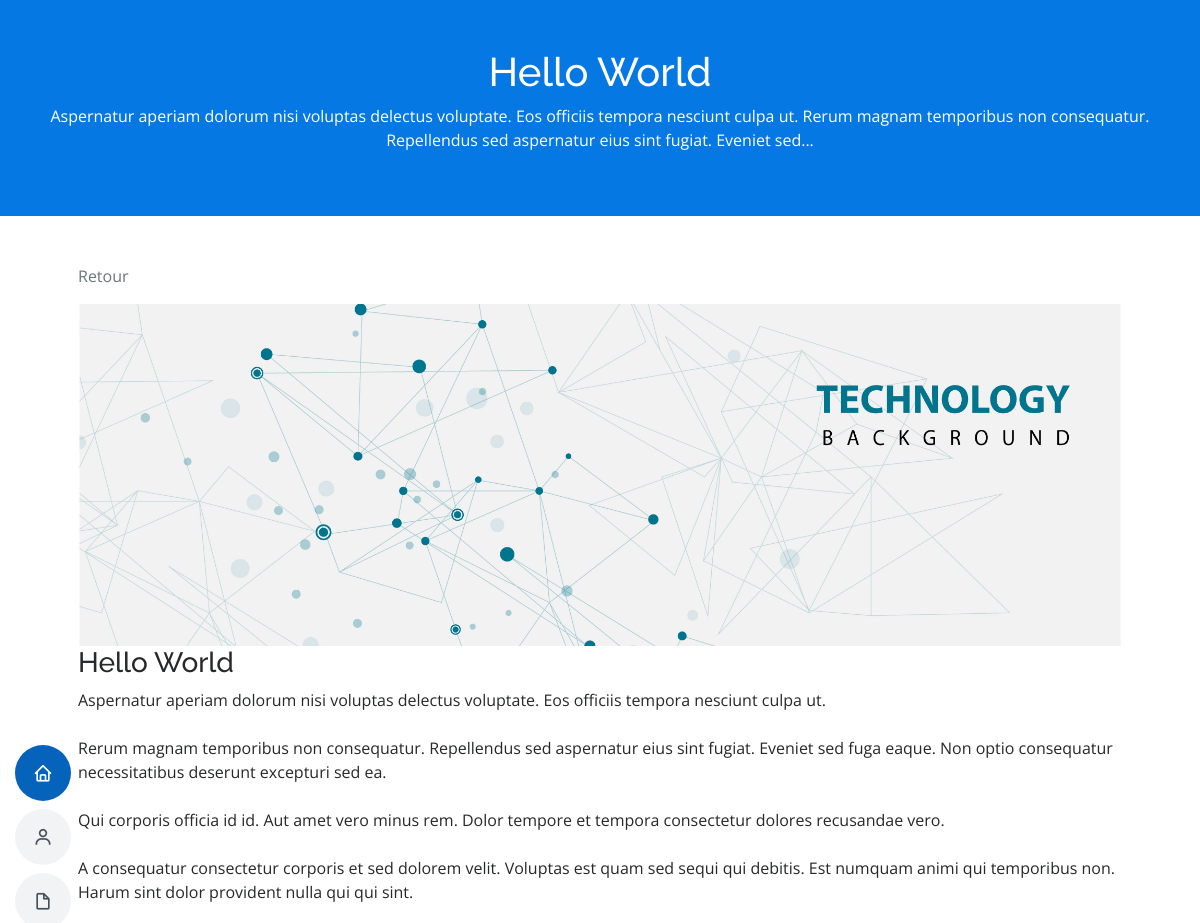
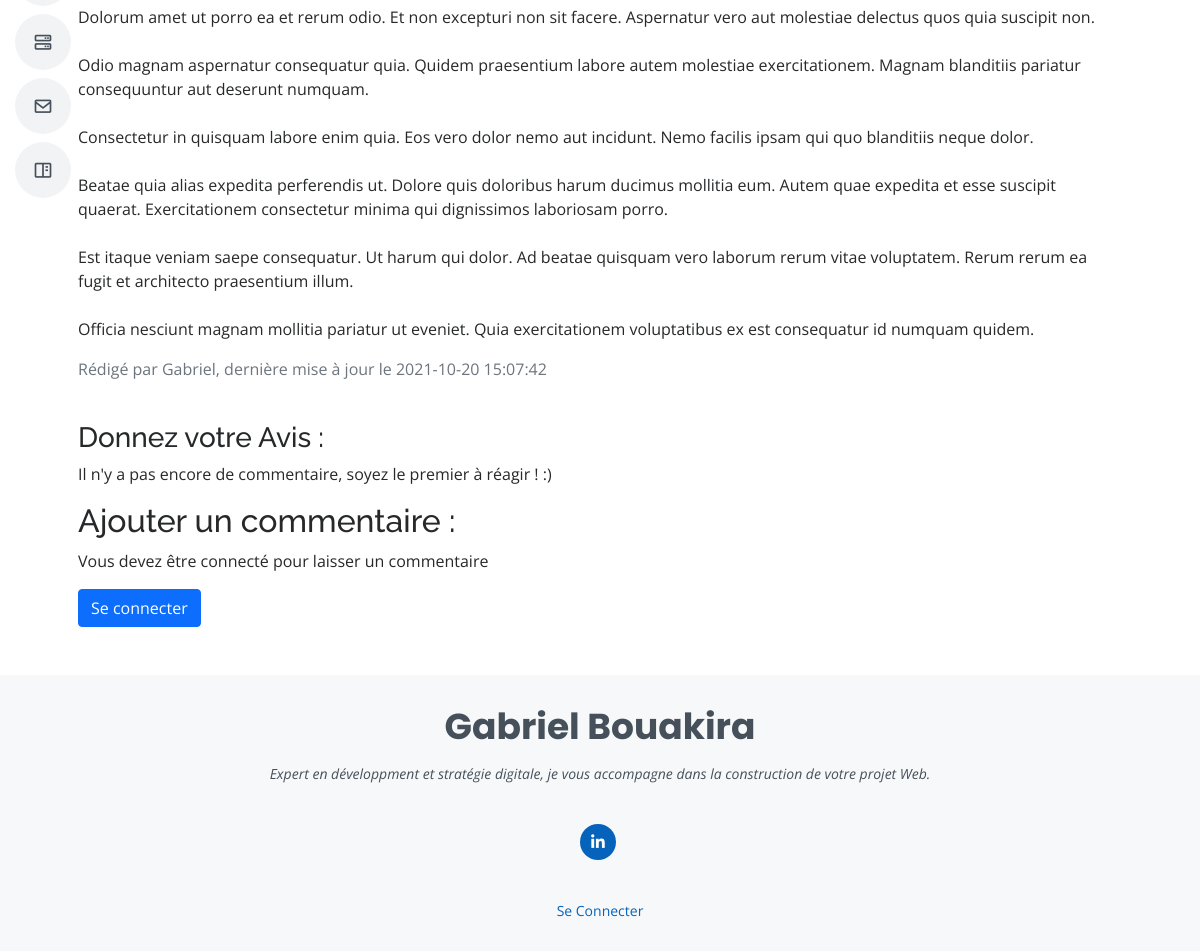
/post/1, run on the app's committed database (2 pictures, top to bottom).
### tables this page shows
CREATE TABLE `posts` (
  `id` int(11) NOT NULL,
  `user_id` int(11) DEFAULT NULL,
  `title` varchar(255) NOT NULL,
  `slug` varchar(255) NOT NULL,
  `content` text NOT NULL,
  `featured_image` varchar(255) NOT NULL,
  `is_valid` tinyint(4) NOT NULL,
  `created_at` timestamp NOT NULL DEFAULT current_timestamp() ON UPDATE current_timestamp(),
  `updated_at` timestamp NOT NULL DEFAULT '0000-00-00 00:00:00'
);

CREATE TABLE `users` (
  `id` int(11) NOT NULL,
  `slug` varchar(255) NOT NULL,
  `username` varchar(255) NOT NULL,
  `email` varchar(255) NOT NULL,
  `password` varchar(255) NOT NULL,
  `role` enum('Admin','Subscriber') DEFAULT 'Subscriber',
  `is_valid` tinyint(4) NOT NULL,
  `created_at` timestamp NOT NULL DEFAULT current_timestamp()
);

### app/controllers/postController.php (called while the page is built, shortened)
<?php
require '../app/views/default.layout.view.php';
?>
        <?php
function blog_single()
{
    require '../app/models/postModel.php';
    require '../app/db/connDb.php';
    $post = get_one_post();
    $comments = get_comments();
    require '../app/views/blog_single.view.php';
}
        ?>

### app/models/postModel.php (called while the page is built, shortened)
<?php
function get_one_post()
{
    require '../app/db/connDb.php';
    $url = str_replace("/Blog_Oc/", "", $_SERVER["REQUEST_URI"]);
    $url = explode('/', $url);
    $req = $pdo->prepare('SELECT * FROM posts WHERE id = ? ');
    $req->execute(array($url[1]));
    return ($post = $req->fetch());
}
function get_comments()
{
    require '../app/db/connDb.php';
    $url = str_replace("/Blog_Oc/", "", $_SERVER["REQUEST_URI"]);
    $url = explode('/', $url);
    $req = $pdo->prepare('SELECT * FROM comments WHERE post_id = ? ');
    $req->execute(array($url[1]));
    return ($comments = $req->fetchAll());
}

### app/views/blog_single.view.php (the view, shortened to what this page needs)
<div class="jumbotron p-5 text-center">
    <h1><?php echo htmlspecialchars($post['title']); ?></h1>
    <p>
        <?php
        $max = 200;
        $texte = $post['content'];
        if (strlen($texte) > $max) {
            $espace = strpos($texte, ' ', $max);
            $chapo = substr($texte, 0, $espace) . '...';
            echo $chapo;
        } else {
            echo $texte;
        }
        ?>
    </p>
</div>
<div class="container p-5">
    <div>
        <a href="/Blog_Oc/blog_all">
            <p class="text-muted"> Retour <p>
        </a>
        <div class="article-box">
            <?php if ($post['featured_image'] == '') {
            ?>
                <img src="/Blog_Oc/public/assets/img/devblog.jpg">
            <?php
            } else {
            ?>
                <img src="/Blog_Oc/public/assets/img/upload/<?php echo $post['featured_image'] ?>" width="1500" height="1368" alt="<?php echo $post['featured_image'] ?>">
            <?php }
            ?>
        </div>
        <h3>
            <?php echo htmlspecialchars($post['title']); ?>
        </h3>
        <p>
            <?php
            echo nl2br(htmlspecialchars($post['content']));
            ?>
        </p>
    </div>
    <?php
    $querry = $pdo->prepare("SELECT * FROM users WHERE id = ? ");
    $querry->execute(array($post['user_id']));
    $user = $querry->fetch();
    ?>
    <p class="text-muted">Rédigé par <?php echo $user['username']; ?>,
        <?php
        if ($post['updated_at'] == null) {
        ?>
            publié le <?php echo $post['created_at'];
                    } else {
                        ?>
            dernière mise à jour le <?php echo $post['updated_at'];
                                }
                                    ?>
    </p>
    <br>
    <h3> Donnez votre Avis : </h3>
    <?php
    if (!$comments) {
    ?><p><?php echo "Il n'y a pas encore de commentaire, soyez le premier à réagir ! :)"; ?></p>
        <?php
        }
                    ?>
                <div>
                    <h2>Ajouter un commentaire :</h2>
                    <?php if (isset($_SESSION['username'])) {
                    ?>
                        <form method="post" action="" accept-charset="utf-8">
                            <textarea class="form-control" type="text" name="content" placeholder="Texte"></textarea><br>
                            <input class="btn btn-primary" type="submit" value="Publier" name="submit" />
                        </form>
                    <?php
                    } else {
                    ?>
                        <p> Vous devez être connecté pour laisser un commentaire </p>
                        <a class="btn btn-primary" href="/Blog_Oc/sign_in"> Se connecter</a>
                    <?php
                    }
                    ?>
                </div>
</div>
<?php include '../app/views/footer.view.php'; ?>
</html>

### public/assets/css/style.css (style rules this page uses)
body { font-family: "Open Sans", sans-serif; color: #272829; }
a { color: #0563bb; text-decoration: none; }
h1, h2, h3, h4, h5, h6 { font-family: "Raleway", sans-serif; }
.jumbotron { background-color: #0678e3; color: white; }
.article, .article-box { display: flex; flex-wrap: wrap; align-items: center; }
.article-box { flex: 3 1 30ch; height: calc(282px + 5vw); overflow: hidden; }
.article-box img { max-width: 100%; min-height: 100%; width: auto; height: auto; object-fit: cover; object-position: 50% 50%; }

### data on the page
posts: title "Hello World", content "Aspernatur aperiam dolorum nisi voluptas delectus voluptate. Eos officiis tempora nesciunt culpa ut. Rerum magnam temporibus non consequatur. Repellendus sed aspernatur eius sint fugiat. Eveniet sed...", featured_image (picture), content "Aspernatur aperiam dolorum nisi voluptas delectus voluptate. Eos officiis tempora nesciunt culpa ut. Rerum magnam temporibus non consequatur. Repellendus sed aspernatur eius sint fugiat. Eveniet sed fuga eaque. Non optio consequatur necessitatibus deserunt excepturi sed ea. Qui corporis officia id id. Aut amet vero minus rem. Dolor tempore et tempora consectetur dolores recusandae vero. A consequatur consectetur corporis et sed dolorem velit. Voluptas est quam sed sequi qui debitis. Est numquam animi qui temporibus non. Harum sint dolor provident nulla qui qui sint. Dolorum amet ut porro ea et rerum odio. Et non excepturi non sit facere. Aspernatur vero aut molestiae delectus quos quia…", updated_at "2021-10-20 15:07:42"
users: username "Gabriel"
